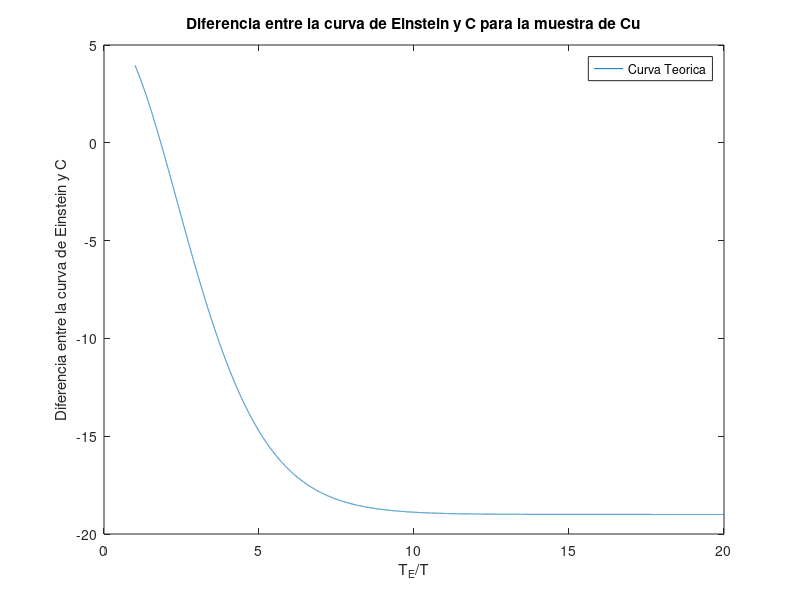

Source code (MATLAB):
clear all; close all;
x = 1:0.001:20; 
R = 8.31446261815324; T = 185; % constante de los gases ideales R y temperatura promedio
c = 19; % <---------- SELECCIONAR calor especifico molar 
y =3*R*(x.^2).*((exp(x))./((exp(x)-1).^2)) - c;
plot (x,y); plot (x,y); xlabel('T_{E}/T'); ylabel('Diferencia entre la curva de Einstein y C'); legend('Curva Teorica'); title('Diferencia entre la curva de Einstein y C para la muestra de Cu')
print -djpeg -r100 temperaturamuestracobre.jpg
i = 1; n = 1; mj0(1) = 0; mn0(1) = 0;
while (y(i)>0)
  mj0(i) = x(i);
  i = i+1;
end
x(i-1)
y(i-1)
x(i)
y(i)
precision = 0.5*(y(i-1) - y(i))
xmed = 0.5*(x(i)+x(i-1))
TE = (0.5*(x(i)+x(i-1)))*T  
deltaTE = (xmed - x(i-1))*T